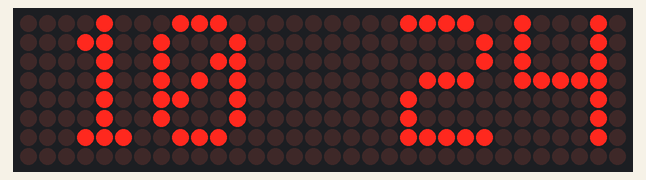
Bench run of a sketch on a simulated ESP8266 (NodeMCU). Parts: 32×8 LED matrix. WiFi joins after 1.5 s; servers stay silent unless stated; network time is answered at once with the bench clock; the local clock reads 2024-03-15 10:24:30 at power-on unless the sketch sets it.

Above: at 2.6 s.
At 17.2 s:
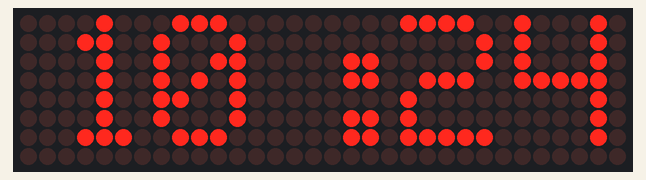
At 34.2 s:
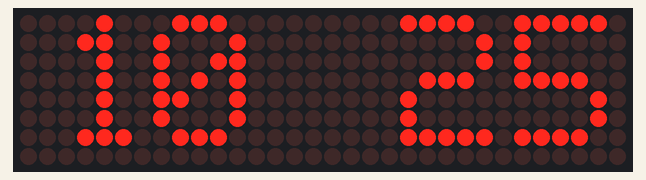
At 65.2 s:
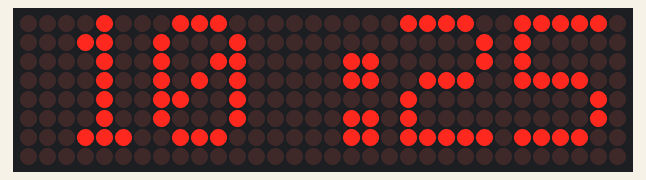
At 97.2 s:
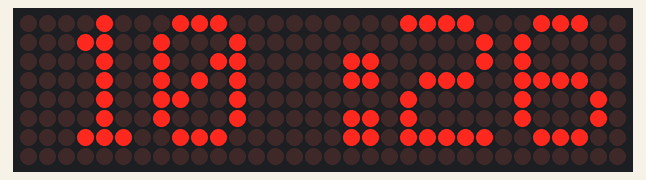
At 128.3 s:
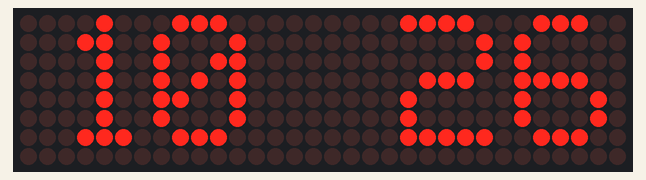

The sketch:

Max7219_Parola_Clock.ino
```cpp
#include <MD_Parola.h>
#include <MD_MAX72xx.h>
#include <SPI.h>
#include <NTPClient.h>
#include <ESP8266WiFi.h>
#include <WiFiUdp.h>
//#include <WiFiClient.h>
#define HARDWARE_TYPE MD_MAX72XX::FC16_HW
#define MAX_DEVICES 4
#define CLK_PIN 14
#define DATA_PIN 13
#define CS_PIN 15
#define SPEED_TIME 75
#define PAUSE_TIME 0
#define NUM_ZONE 2
MD_Parola disp = MD_Parola(HARDWARE_TYPE, CS_PIN, MAX_DEVICES);

char zoneMin[4]="";
char zoneHour[4]="";

bool flasher=false;

const char *ssid     = "DDWRT";
const char *password = "12347890";

WiFiUDP ntpUDP;
NTPClient timeClient(ntpUDP,"asia.pool.ntp.org",7*3600,60000);
int lastMin=0;
int lastHour=0;
String dt="";

String getDateString(){
     String ngaythang="";
    time_t epTime=timeClient.getEpochTime();
    struct tm *ptm=gmtime((time_t *)&epTime);
    int currDay=ptm->tm_mday;
    int currMonth=ptm->tm_mon+1;
    int currYear=ptm->tm_year+1900;
    return ngaythang=String(currDay)+"-"+String(currMonth)+"-"+String(currYear);
}

void updateMin(char *p,bool f){
int kq=timeClient.getMinutes();
sprintf(p, "%c%02d", (f?':':' '), kq);
}

void updateHour(char *p){
int kq=timeClient.getHours();
sprintf(p, "%02d", kq);
}

void updateDate(char *p){
strcpy(p,getDateString().c_str());
}

void setup(){
  WiFi.begin(ssid, password);
  while(WiFi.status() != WL_CONNECTED) {
    delay(500);
    //Serial.print ( "." );
    //display.println("----");
    }
  //display.setCursor(2);
  timeClient.begin();
  timeClient.update();
  lastMin=timeClient.getMinutes();
  lastHour=timeClient.getHours();
  dt=getDateString();

  //Serial.println("Web server dang khoi dong. Vui long doi dia chi IP…");
  delay(1000);
  //Serial.println(WiFi.localIP());

  disp.begin(NUM_ZONE);
  disp.setInvert(false);
  disp.setIntensity(3);
  disp.setZone(0,0,1);
  disp.setZone(1,2,3);

  disp.displayZoneText(0,zoneMin,PA_CENTER,SPEED_TIME,PAUSE_TIME,PA_PRINT,PA_NO_EFFECT);
  disp.displayZoneText(1,zoneHour,PA_CENTER,SPEED_TIME,PAUSE_TIME,PA_PRINT,PA_NO_EFFECT);

  updateMin(zoneMin,flasher);
  updateHour(zoneHour);
}

void loop(){

  disp.displayAnimate();
  if(timeClient.getHours()==0){
      dt=getDateString();
    }
  if(timeClient.getMinutes()>lastMin){
      timeClient.update();
      lastMin=timeClient.getMinutes();
    }

    if(timeClient.getSeconds()%2){
      flasher=true;
    }else{
      flasher=false;
    }

    if(disp.getZoneStatus(0)){
      if(timeClient.getSeconds()>58){
        disp.setTextEffect(0, PA_SCROLL_UP, PA_WIPE);
        updateMin(zoneMin,false);
      }else{
        disp.setTextEffect(0, PA_PRINT, PA_NO_EFFECT);
        updateMin(zoneMin,flasher);
      }
       disp.displayReset(0);
    }

   delay(100);

    if(disp.getZoneStatus(1)){
      if((timeClient.getMinutes()==59)&&(timeClient.getSeconds()>58)){
        disp.setTextEffect(1,PA_SCROLL_DOWN, PA_WIPE);
        updateHour(zoneHour);
          }else{
            disp.setTextEffect(1,PA_PRINT, PA_NO_EFFECT);
            updateHour(zoneHour);
          }
  }
   disp.displayReset(1);
}
```

Measured:
- what the display in image 0 shows lasts 0.6 s, from 2.5 s to 3.1 s
- what the display in image 1 shows lasts 1.0 s, from 17.2 s to 18.2 s
